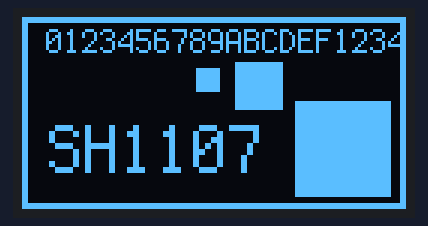
Simulated run of this program. Board: CircuitPython board. Parts: 128×64 one-colour display.

Above: at 0.1 s.

The program:

code.py
```python
import board
import displayio

# Compatibility with both CircuitPython 8.x.x and 9.x.x.
# Remove after 8.x.x is no longer a supported release.
try:
    from i2cdisplaybus import I2CDisplayBus
except ImportError:
    from displayio import I2CDisplay as I2CDisplayBus

import terminalio

# can try import bitmap_label below for alternative
from adafruit_display_text import label

import adafruit_displayio_sh1107

displayio.release_displays()
# oled_reset = board.D9

# Use for I2C
#i2c = board.I2C()  # uses board.SCL and board.SDA
i2c = board.STEMMA_I2C()  # For using the built-in STEMMA QT connector on a microcontroller
display_bus = I2CDisplayBus(i2c, device_address=0x3C)

# SH1107 is vertically oriented 64x128
WIDTH = 128
HEIGHT = 64
BORDER = 2

display = adafruit_displayio_sh1107.SH1107(display_bus, width=WIDTH, height=HEIGHT)

# Make the display context
splash = displayio.Group()
display.root_group = splash

color_bitmap = displayio.Bitmap(WIDTH, HEIGHT, 1)
color_palette = displayio.Palette(1)
color_palette[0] = 0xFFFFFF  # White

bg_sprite = displayio.TileGrid(color_bitmap, pixel_shader=color_palette, x=0, y=0)
splash.append(bg_sprite)

# Draw a smaller inner rectangle in black
inner_bitmap = displayio.Bitmap(WIDTH - BORDER * 2, HEIGHT - BORDER * 2, 1)
inner_palette = displayio.Palette(1)
inner_palette[0] = 0x000000  # Black
inner_sprite = displayio.TileGrid(inner_bitmap, pixel_shader=inner_palette, x=BORDER, y=BORDER)
splash.append(inner_sprite)

# Draw some white squares
sm_bitmap = displayio.Bitmap(8, 8, 1)
sm_square = displayio.TileGrid(sm_bitmap, pixel_shader=color_palette, x=58, y=17)
splash.append(sm_square)

med_bitmap = displayio.Bitmap(16, 16, 1)
med_square = displayio.TileGrid(med_bitmap, pixel_shader=color_palette, x=71, y=15)
splash.append(med_square)

lrg_bitmap = displayio.Bitmap(32, 32, 1)
lrg_square = displayio.TileGrid(lrg_bitmap, pixel_shader=color_palette, x=91, y=28)
splash.append(lrg_square)

# Draw some label text
text1 = "0123456789ABCDEF123456789AB"  # overly long to see where it clips
text_area = label.Label(terminalio.FONT, text=text1, color=0xFFFFFF, x=8, y=8)
splash.append(text_area)
text2 = "SH1107"
text_area2 = label.Label(terminalio.FONT, text=text2, scale=2, color=0xFFFFFF, x=9, y=44)
splash.append(text_area2)

while True:
    pass
```
